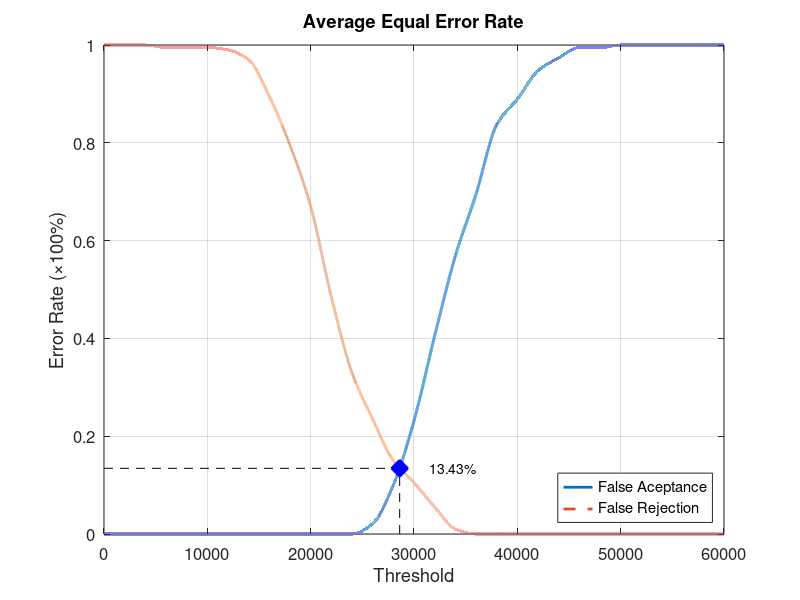
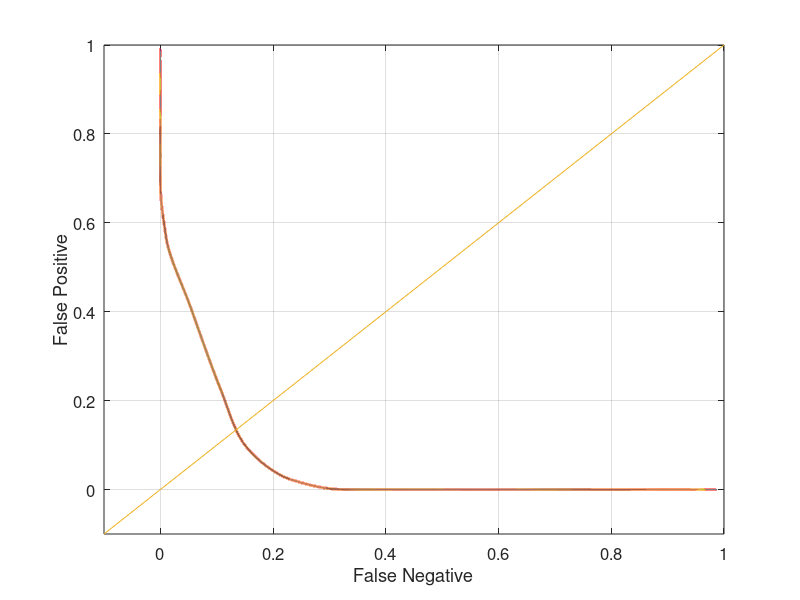

Recreate these plots in MATLAB, in order.
function yEER = Database4_2
close all;
clear;
clc;
x = 0:2000:60000;
xq = 0:0.5:60000;

y0 = [0 0 0 0 0 0 0 0 0 0 0 0 0 0.0210526 0.1 0.231579 0.405263 0.568421 0.694737 0.836842 0.889474 0.947368 0.973684 0.994737 0.994737 1 1 1 1 1 1];
yy0 = interp1(x, y0, xq, 'pchip');
y1 = [1 1 1 0.995 0.995 0.995 0.99 0.97 0.895 0.795 0.67 0.485 0.33 0.235 0.15 0.105 0.055 0.01 0 0 0 0 0 0 0 0 0 0 0 0 0];
yy1 = interp1(x, y1, xq, 'pchip');

% Calculating EER: 
y2 = abs(y0 - y1);
find(y2 == min(y2))
yy2 = abs(yy0 - yy1);
xEER = find(yy2 == min(yy2));
xEERIndex = xq(xEER) % X-axis EER
yEER = yy0(xEER) % Y-axis EER

main = figure
plot(xq, yy0,'-','LineWidth', 2);	hold on
plot(xq, yy1,'--','LineWidth', 2);	hold on
plot([xEERIndex xEERIndex], [0 yEER], 'k--');	hold on
plot([0 xEERIndex], [yEER yEER], 'k--');	hold on
plot(xEERIndex, yEER, 'bx', 'LineWidth', 10);	hold on
text(xEERIndex + 10 * xEERIndex / 100, yEER, [num2str(round((10000 * yEER)) / 100) '%'])
legend('False Aceptance', 'False Rejection', 'Location', 'SouthEast')
xlabel('Threshold')
ylabel('Error Rate (\times100%)')
title('Average Equal Error Rate')
set(gca, 'FontSize', 12)
axis([0 60000 0 1])
grid on

print(main, 'Database4_2Main', '-dpng');
FNRxFPR = figure('Color', [1 1 1]);
plot(yy1, yy0, '-', yy1, yy0, 'LineWidth', 2);
hold on
y = -0.1:0.1:1
plot(y, y); 
set(gca, 'FontSize', 12)
xlabel('False Negative')
ylabel('False Positive')
axis([-0.1 1 -0.1 1])
set(gca, 'FontSize', 12)
grid on

print(FNRxFPR, 'Database4_2FNRxFPR','-dpng');
end
